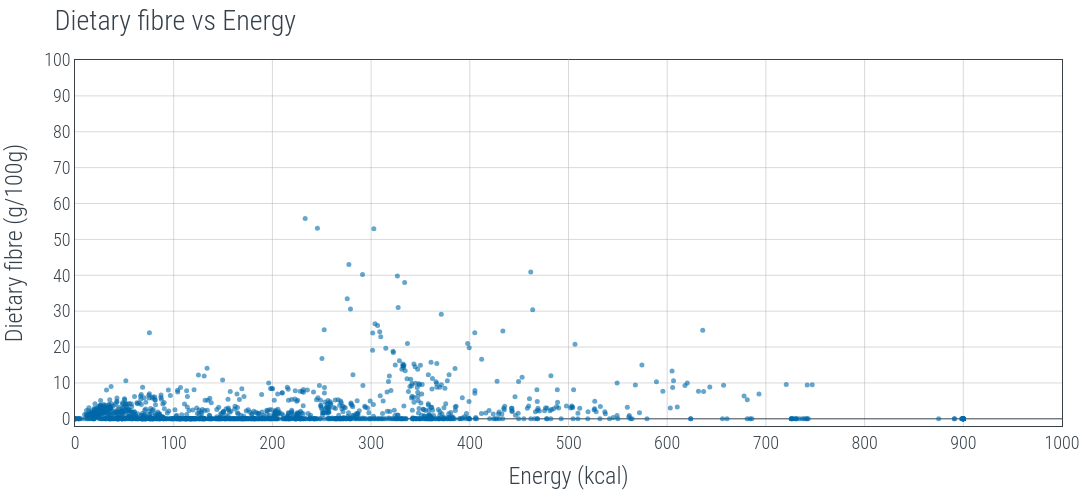

Notebook code cell kept with this figure:
### Code cell
# Find the correct column paths first
fig = go.Figure(
    data=go.Scatter(
        x=Danish["Energy (kcal)"],
        y=Danish["Dietary fibre"],
        mode="markers",
        marker=dict(
            size=5, opacity=0.6, color=color_from_rgb(rgb.tue_blue), line=dict(width=0)
        ),
        text=Danish.iloc[:, 1],
        hovertemplate="<b>%{text}</b><br>"
        + "Energy: %{x:.1f} kcal<br>"
        + "Protein: %{y:.1f} g/100g<br>"
        + "<extra></extra>",
    ),
)

fig.update_layout(
    title="Dietary fibre vs Energy",
    xaxis_title="Energy (kcal)",
    yaxis_title="Dietary fibre (g/100g)",
    template=custom_template,
    xaxis=dict(dtick=100, range=[0, 1000]),
    yaxis=dict(dtick=10, range=[-2, 100]),
    showlegend=False,
    width=plotly_width,
    height=plotly_height,
)

fig.show()

### Figure 1 — Plotly figure (JSON) as saved in the notebook; plotly's stock layout.template omitted (floating-point values rounded to 4 significant figures; data arrays with more than 128 entries replaced by an {"elided": "..."} marker saying what was removed)
{"data": [{"hovertemplate": "<b>%{text}</b><br>Energy: %{x:.1f} kcal<br>Protein: %{y:.1f} g/100g<br><extra></extra>", "marker": {"color": "rgb(0, 105, 170)", "line": {"width": 0}, "opacity": 0.6, "size": 5}, "mode": "markers", "text": {"elided": "1370 str values"}, "type": "scatter", "x": {"elided": "1370 float values"}, "y": {"elided": "1370 float values"}}], "layout": {"height": 496, "showlegend": false, "title": {"text": "Dietary fibre vs Energy"}, "width": 1102, "xaxis": {"dtick": 100, "range": [0, 1000], "title": {"text": "Energy (kcal)"}}, "yaxis": {"dtick": 10, "range": [-2, 100], "title": {"text": "Dietary fibre (g/100g)"}}}}
